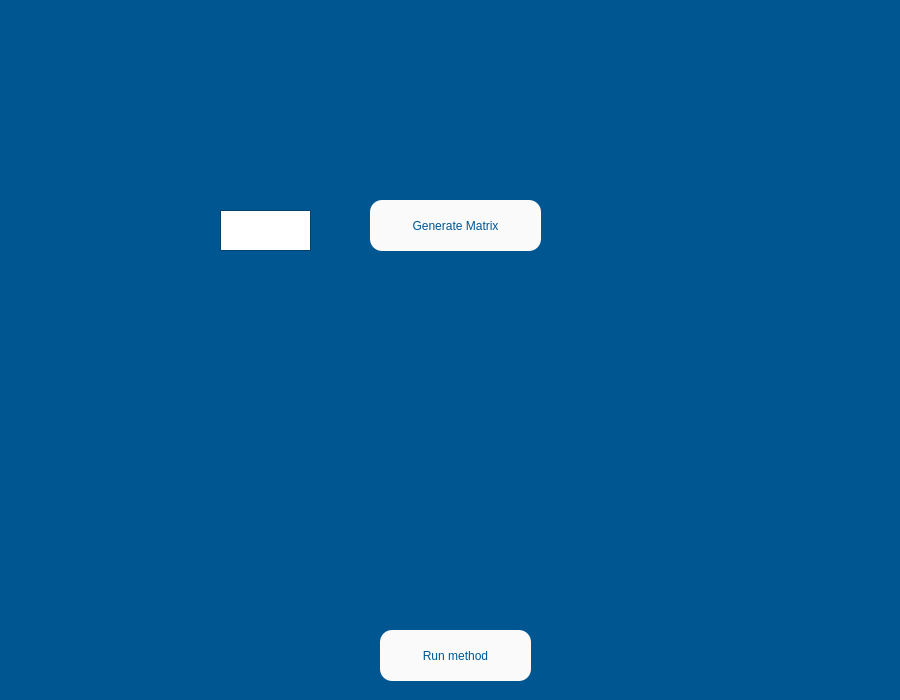
<?xml version="1.0" encoding="UTF-8"?>
<ui version="4.0">
 <class>doolittle</class>
 <widget class="QWidget" name="doolittle">
  <property name="geometry">
   <rect>
    <x>0</x>
    <y>0</y>
    <width>900</width>
    <height>700</height>
   </rect>
  </property>
  <property name="minimumSize">
   <size>
    <width>900</width>
    <height>700</height>
   </size>
  </property>
  <property name="maximumSize">
   <size>
    <width>900</width>
    <height>700</height>
   </size>
  </property>
  <property name="palette">
   <palette>
    <active>
     <colorrole role="Base">
      <brush brushstyle="SolidPattern">
       <color alpha="255">
        <red>255</red>
        <green>255</green>
        <blue>255</blue>
       </color>
      </brush>
     </colorrole>
     <colorrole role="Window">
      <brush brushstyle="SolidPattern">
       <color alpha="255">
        <red>0</red>
        <green>86</green>
        <blue>145</blue>
       </color>
      </brush>
     </colorrole>
    </active>
    <inactive>
     <colorrole role="Base">
      <brush brushstyle="SolidPattern">
       <color alpha="255">
        <red>255</red>
        <green>255</green>
        <blue>255</blue>
       </color>
      </brush>
     </colorrole>
     <colorrole role="Window">
      <brush brushstyle="SolidPattern">
       <color alpha="255">
        <red>0</red>
        <green>86</green>
        <blue>145</blue>
       </color>
      </brush>
     </colorrole>
    </inactive>
    <disabled>
     <colorrole role="Base">
      <brush brushstyle="SolidPattern">
       <color alpha="255">
        <red>0</red>
        <green>86</green>
        <blue>145</blue>
       </color>
      </brush>
     </colorrole>
     <colorrole role="Window">
      <brush brushstyle="SolidPattern">
       <color alpha="255">
        <red>0</red>
        <green>86</green>
        <blue>145</blue>
       </color>
      </brush>
     </colorrole>
    </disabled>
   </palette>
  </property>
  <property name="windowTitle">
   <string>Form</string>
  </property>
  <widget class="QLabel" name="label">
   <property name="geometry">
    <rect>
     <x>60</x>
     <y>20</y>
     <width>771</width>
     <height>161</height>
    </rect>
   </property>
   <property name="styleSheet">
    <string notr="true">image: url(:/images/doolittle.png);</string>
   </property>
   <property name="text">
    <string/>
   </property>
  </widget>
  <widget class="QLabel" name="label_5">
   <property name="geometry">
    <rect>
     <x>90</x>
     <y>210</y>
     <width>81</width>
     <height>41</height>
    </rect>
   </property>
   <property name="styleSheet">
    <string notr="true">background-image: url(:/images/n.png);</string>
   </property>
   <property name="text">
    <string/>
   </property>
  </widget>
  <widget class="QTextEdit" name="n_input">
   <property name="geometry">
    <rect>
     <x>220</x>
     <y>210</y>
     <width>91</width>
     <height>41</height>
    </rect>
   </property>
   <property name="font">
    <font>
     <pointsize>14</pointsize>
    </font>
   </property>
  </widget>
  <widget class="QPushButton" name="matrix_button">
   <property name="geometry">
    <rect>
     <x>370</x>
     <y>200</y>
     <width>171</width>
     <height>51</height>
    </rect>
   </property>
   <property name="styleSheet">
    <string notr="true">background-color: rgb(250, 250, 250);
font: 15pt &quot;MS Shell Dlg 2&quot;;
color: rgb(0, 86, 145);
border-radius: 12px;
</string>
   </property>
   <property name="text">
    <string>Generate Matrix</string>
   </property>
  </widget>
  <widget class="QPushButton" name="run_button">
   <property name="geometry">
    <rect>
     <x>380</x>
     <y>630</y>
     <width>151</width>
     <height>51</height>
    </rect>
   </property>
   <property name="styleSheet">
    <string notr="true">background-color: rgb(250, 250, 250);
font: 15pt &quot;MS Shell Dlg 2&quot;;
color: rgb(0, 86, 145);
border-radius: 12px;
</string>
   </property>
   <property name="text">
    <string>Run method</string>
   </property>
  </widget>
 </widget>
 <resources>
  <include location="../UserInterface/Util/Images/link.qrc"/>
 </resources>
 <connections/>
</ui>
